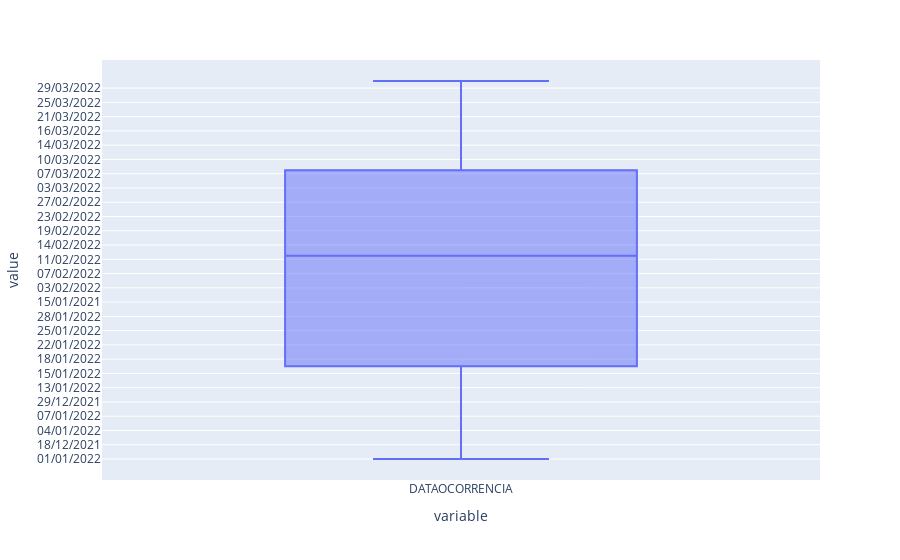

Notebook code for this chart:
### Code cell
#Não existem outliers na coluna DATAOCORRENCIA
px.box(df.DATAOCORRENCIA)

### Figure 1 — Plotly figure (JSON) as saved in the notebook; plotly's stock layout.template omitted (floating-point values rounded to 4 significant figures; data arrays with more than 128 entries replaced by an {"elided": "..."} marker saying what was removed)
{"data": [{"alignmentgroup": "True", "hovertemplate": "variable=%{x}<br>value=%{y}<extra></extra>", "legendgroup": "", "marker": {"color": "#636efa"}, "name": "", "notched": false, "offsetgroup": "", "orientation": "v", "showlegend": false, "type": "box", "x": {"elided": "1166 str values"}, "x0": " ", "xaxis": "x", "y": {"elided": "1166 str values"}, "y0": " ", "yaxis": "y"}], "layout": {"boxmode": "group", "legend": {"tracegroupgap": 0}, "margin": {"t": 60}, "xaxis": {"anchor": "y", "domain": [0, 1], "title": {"text": "variable"}}, "yaxis": {"anchor": "x", "domain": [0, 1], "title": {"text": "value"}}}}
